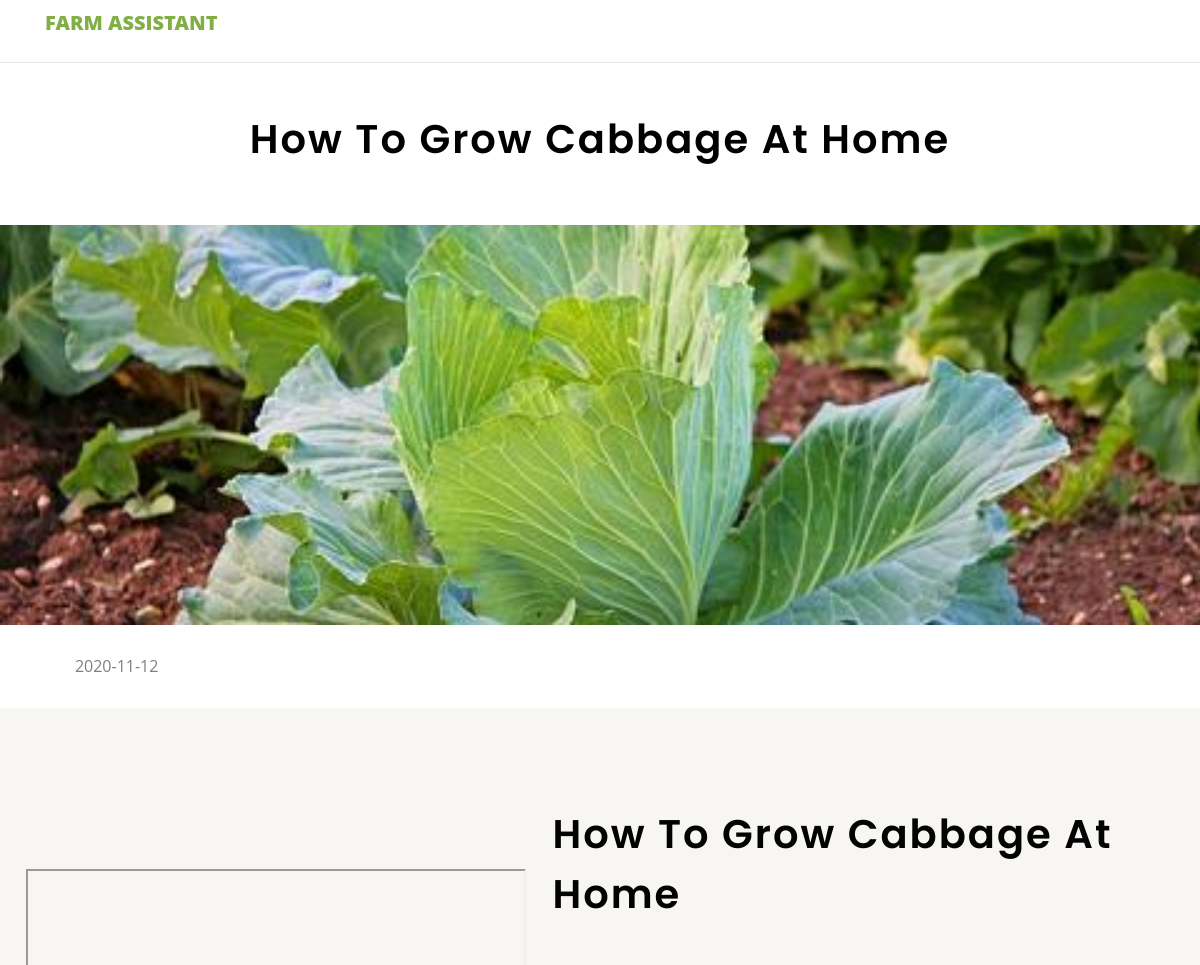
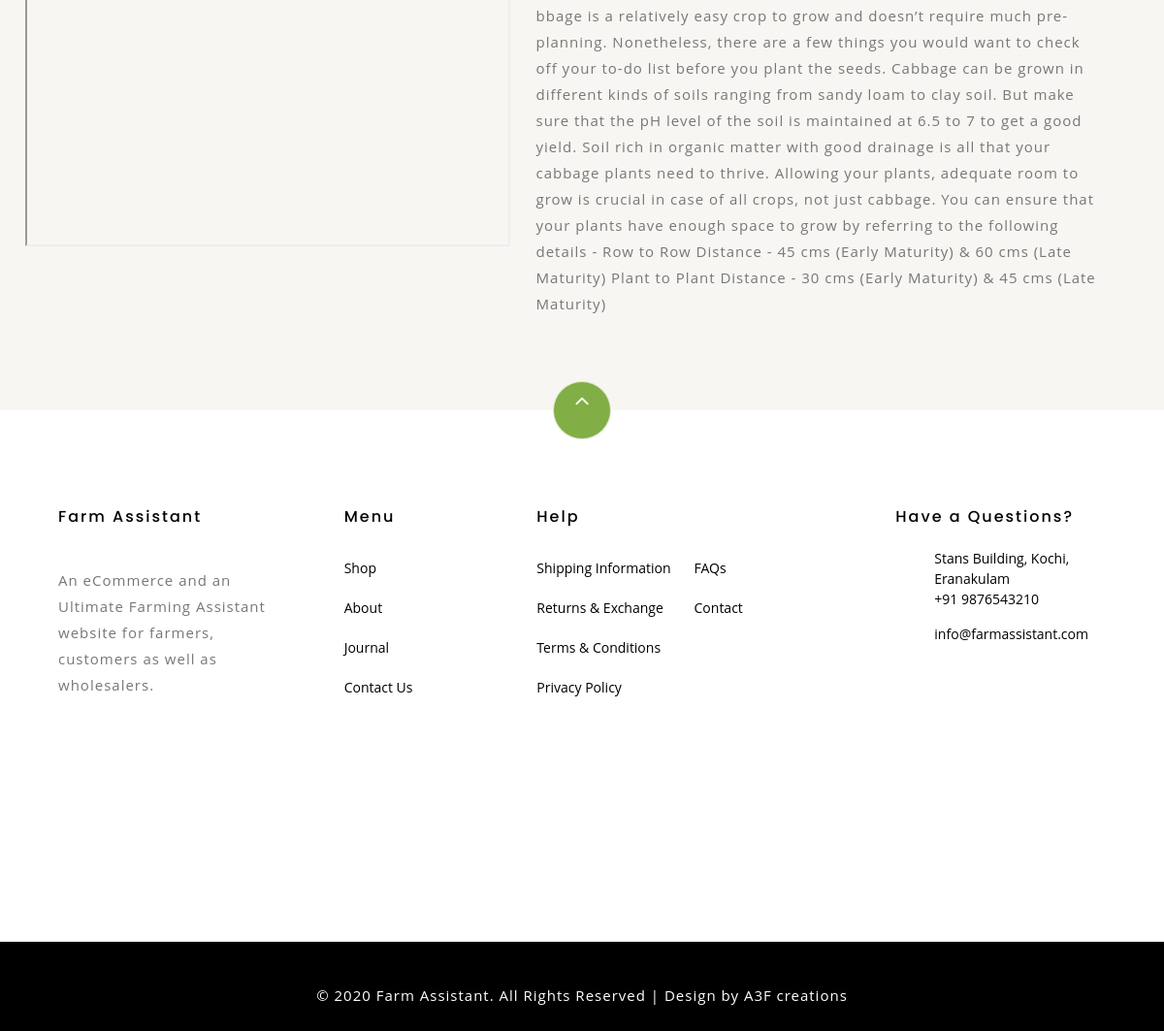
Page /farming_tip.php?id=6 on the committed database (2 pictures, top to bottom).
### tables this page shows
CREATE TABLE IF NOT EXISTS `farming_tip` (
  `id` int(10) NOT NULL AUTO_INCREMENT,
  `date` varchar(10) NOT NULL,
  `heading` varchar(50) NOT NULL,
  `description` text NOT NULL,
  `image` varchar(100) DEFAULT NULL,
  `url` varchar(40) NOT NULL,
  PRIMARY KEY (`id`)
);

### web/farming_tip.php (the view, shortened to what this page needs)
<!DOCTYPE html>
<html lang="en">
  <head>
    <link rel="stylesheet" href="css/open-iconic-bootstrap.min.css">
    <link rel="stylesheet" href="css/animate.css">
    <link rel="stylesheet" href="css/owl.carousel.min.css">
    <link rel="stylesheet" href="css/owl.theme.default.min.css">
    <link rel="stylesheet" href="css/magnific-popup.css">
    <link rel="stylesheet" href="css/aos.css">
    <link rel="stylesheet" href="css/ionicons.min.css">
    <link rel="stylesheet" href="css/bootstrap-datepicker.css">
    <link rel="stylesheet" href="css/jquery.timepicker.css">
    <link rel="stylesheet" href="css/flaticon.css">
    <link rel="stylesheet" href="css/icomoon.css">
    <link rel="stylesheet" href="css/style.css">
    <link rel="stylesheet" href="css/style1.css">
  </head>
  <body class="goto-here">
    <?php
      include('connection.php');
      $id= $_GET['id'];
                $a="SELECT * FROM farming_tip where id=$id";
	            $sql=mysqli_query($conn,$a);
                while($row=mysqli_fetch_array($sql))
                {
      ?>
    <nav class="navbar navbar-expand-lg navbar-dark ftco_navbar bg-dark ftco-navbar-light" id="ftco-navbar">
	    <div class="container">
	      <a class="navbar-brand" href="#">Farm Assistant</a>
	    </div>
	  </nav>
      <hr>
      <div class="container">
				<div class="row justify-content-center mb-3 pb-3">
          <div class="col-md-12 heading-section text-center ftco-animate">
                <h2 class="mb-4" style="padding-top: 30px; "><?php echo $row["heading"]; ?></h2>
          </div>
        </div>
		</div>
    <div class="hero-wrap hero-bread" style="background-image: url('<?php echo $row["image"]; ?>'); height: 400px;">
    </div>
      <br>
       <class class="block-21 mb-6 d-flex">
          <div class="text">
            <div class="meta">
              <div style="font-size: medium; padding-left: 50px;"><a href="#"><span class="icon-calendar"></span>&nbsp;&nbsp; <?php echo $row["date"]; ?></a></div>
            </div>
          </div>
        </class>
      <br>
    <section class="ftco-section ftco-no-pb ftco-no-pt bg-light">
			<div class="container">
				<div class="row">
					<class class="col-md-5 p-md-5 img img-2 d-flex justify-content-center align-items-center" >
            <section class="ftco-section ftco-degree-bg" style="padding-bottom: 0px; padding-top: 0px;">
              <div class="container">
                <div class="row1">
                  <iframe width="500" height="350"
                  src="https://www.youtube.com/embed/<?php
                  echo $row["url"]; ?>">
                  </iframe>
                </div>
              </div>
            </section>
					</class>
					<div class="col-md-7 py-5 wrap-about pb-md-5 ftco-animate" style="padding-bottom: 0px">
	          <div class="heading-section-bold mb-4 mt-md-5">
	          	<div class="ml-md-0">
		            <h2 class="mb-4" style="padding-top: 0px"><?php echo $row["heading"]; ?></h2>
	            </div>
            </div>
	          <div class="pb-md-5">
	          	<p><?php echo $row["description"]; ?></p>
						</div>
					</div>
				</div>
			</div>
      <?php
                }
?>
 </section>
    <footer class="ftco-footer ftco-section">
      <div class="container">
      	<div class="row">
      		<div class="mouse">
						<a href="#" class="mouse-icon">
							<div class="mouse-wheel"><span class="ion-ios-arrow-up"></span></div>
						</a>
					</div>
      	</div>
        <div class="row mb-5">
          <div class="col-md">
            <div class="ftco-footer-widget mb-4">
              <h2 class="ftco-heading-2">Farm Assistant</h2>
              <p>An eCommerce and an Ultimate Farming Assistant website for farmers, customers as well as wholesalers.</p>
              <ul class="ftco-footer-social list-unstyled float-md-left float-lft mt-5">
              </ul>
            </div>
          </div>
          <div class="col-md">
            <div class="ftco-footer-widget mb-4 ml-md-5">
              <h2 class="ftco-heading-2">Menu</h2>
              <ul class="list-unstyled">
                <li><a href="#" class="py-2 d-block">Shop</a></li>
                <li><a href="#" class="py-2 d-block">About</a></li>
                <li><a href="#" class="py-2 d-block">Journal</a></li>
                <li><a href="#" class="py-2 d-block">Contact Us</a></li>
              </ul>
            </div>
          </div>
          <div class="col-md-4">
             <div class="ftco-footer-widget mb-4">
              <h2 class="ftco-heading-2">Help</h2>
              <div class="d-flex">
	              <ul class="list-unstyled mr-l-5 pr-l-3 mr-4">
	                <li><a href="#" class="py-2 d-block">Shipping Information</a></li>
	                <li><a href="#" class="py-2 d-block">Returns &amp; Exchange</a></li>
	                <li><a href="#" class="py-2 d-block">Terms &amp; Conditions</a></li>
	                <li><a href="#" class="py-2 d-block">Privacy Policy</a></li>
	              </ul>
	              <ul class="list-unstyled">
	                <li><a href="#" class="py-2 d-block">FAQs</a></li>
	                <li><a href="#" class="py-2 d-block">Contact</a></li>
	              </ul>
	            </div>
            </div>
          </div>
       <div class="col-md">
            <div class="ftco-footer-widget mb-4">
            	<h2 class="ftco-heading-2">Have a Questions?</h2>
            	<div class="block-23 mb-3">
	              <ul>
	                <li><span class="icon icon-map-marker"></span><span class="text">Stans Building, Kochi, Eranakulam</span></li>
	                <li><a href="#"><span class="icon icon-phone"></span><span class="text">+91 9876543210</span></a></li>
	                <li><a href="#"><span class="icon icon-envelope"></span><span class="text">info@farmassistant.com</span></a></li>
	              </ul>
	            </div>
            </div>
          </div>
        </div>
      </div>
    </footer>
<div class="copyrights">
	 <p>© 2020 Farm Assistant. All Rights Reserved | Design by A3F creations </p>
</div>
  </body>
</html>

### web/css/icomoon.css (style rules this page uses)
[class^="icon-"], [class*=" icon-"] { font-family: 'icomoon' !important; speak: none; font-style: normal; font-weight: normal; font-variant: normal; text-transform: none; line-height: 1; -webkit-font-smoothing: antialiased; -moz-osx-font-smoothing: grayscale; }
.icon-map-marker:before { content: "\f041"; }
.icon-calendar:before { content: "\f073"; }
.icon-phone:before { content: "\f095"; }
.icon-envelope:before { content: "\f0e0"; }

### web/css/style1.css (style rules this page uses)
.copyrights { padding: 1.5em 0em; text-align: center; box-shadow: 0 1px 1px rgba(0,0,0,.05); -o-box-shadow: 0 1px 1px rgba(0,0,0,.05); -webkit-box-shadow: 0 1px 1px rgba(0,0,0,.05); -moz-box-shadow: 0 1px 1px rgba(0,0,0,.05); background: #000; }
.copyrights p { font-size: 1em; color: #fff; margin-bottom: 0; }

### web/farming_tip.php (style rules this page uses)
p { padding-top: 20px; }
.wrap-about .heading-section-bold h2 { font-size: 40px; font-weight: 600; color: #020202; }
.wrap-about { position: relative; }

### rows in the picture
farming_tip: heading "How To Grow Cabbage At Home", image (picture), date "2020-11-12", description "bbage is a relatively easy crop to grow and doesn’t require much pre-planning. Nonetheless, there are a few things you would want to check off your to-do list before you plant the seeds. Cabbage can be grown in different kinds of soils ranging from sandy loam to clay soil. But make sure that the pH level of the soil is maintained at 6.5 to 7 to get a good yield. Soil rich in organic matter with good drainage is all that your cabbage plants need to thrive. Allowing your plants, adequate room to grow is crucial in case of all crops, not just cabbage. You can ensure that your plants have enough space to grow by referring to the following details - Row to Row Distance - 45 cms (Early Maturity)…"
